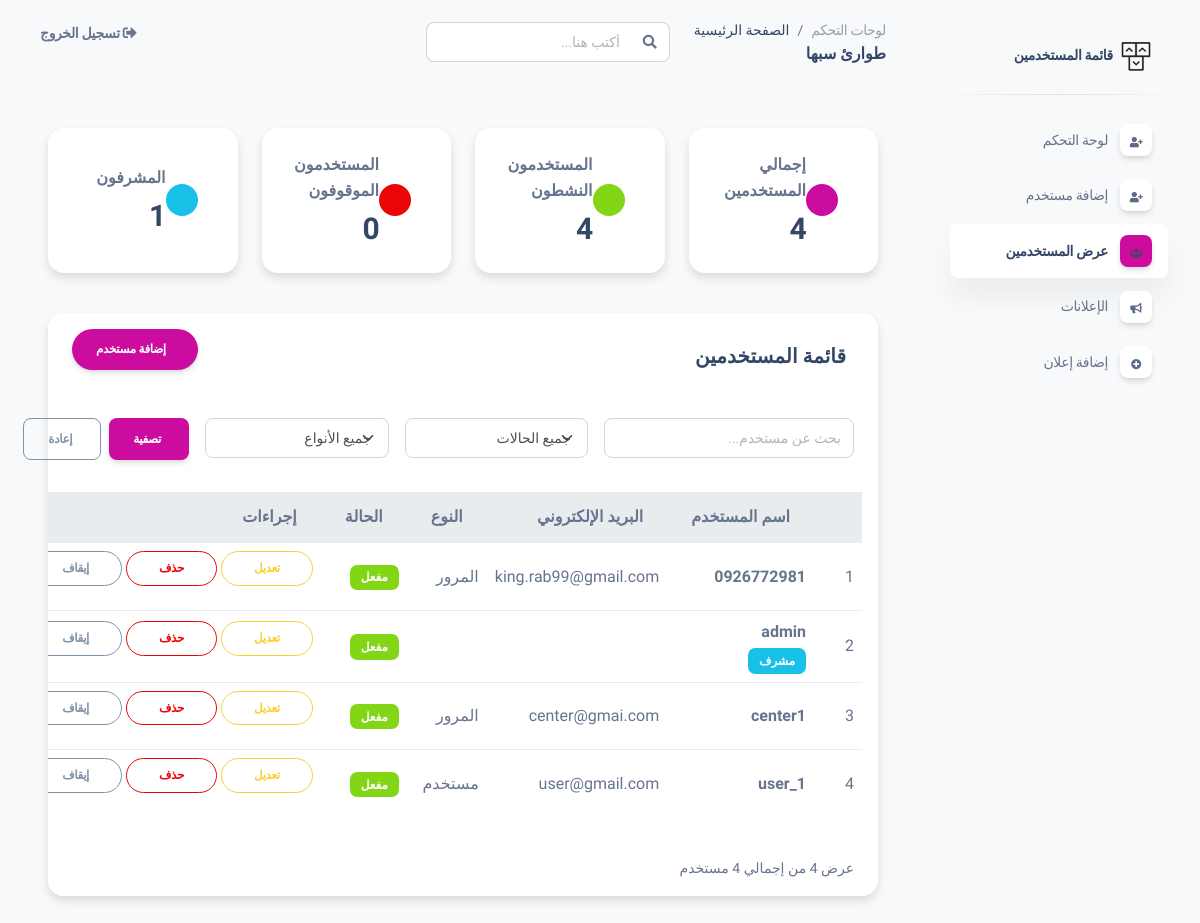
Screenshot of /api/users/ (signed in) with the database file from the repository.
### Main/models.py (models this page shows, shortened)
class CustomUser(AbstractUser):
    REPORT_TYPE_CHOICES = [
        ("traffic", "المرور"),     # بلاغ مروري
        ("help", "النجدة"),           # طلب مساعدة
        ("ambulance", "الاسعاف"),
         ('fire','المطافئ'),
          ('user','مستخدم') # طلب إسعاف
    ]
    USER_ROLE_CHOICES = [
        ('admin', 'مدير نظام'),
        ('emergency_admin', 'مشرف طوارئ'),  # مثل مدير مرور - إسعاف
        ('emergency_center', 'مركز طوارئ'),  # نقطة تابعة للمشرف
        ('user', 'مستخدم عادي'),
    ]
    user_type =models.CharField(choices=USER_ROLE_CHOICES, max_length=50,null=True,blank=True)
    type = models.CharField(choices=REPORT_TYPE_CHOICES,max_length=50)

### Main/views.py (the view, shortened to what this page needs)
# urls.py: path('users/', user_list, name='user_list'),
@login_required
@superuser_required
def user_list(request):
    users = CustomUser.objects.all().order_by('username')
    filter_form = UserFilterForm(request.GET or None)
    type_choices = CustomUser._meta.get_field('type').choices
    return render(request, 'users/user_list.html', {'users': users,'filter_form': filter_form,
        'type_choices': type_choices,
        'active_count': CustomUser.objects.filter(is_active=True).count(),
        'inactive_count': CustomUser.objects.filter(is_active=False).count(),
        'superuser_count': CustomUser.objects.filter(is_superuser=True).count(),})

### Main/forms.py
class UserFilterForm(forms.Form):
    STATUS_CHOICES = (
        ('', 'جميع الحالات'),
        ('active', 'مفعل'),
        ('inactive', 'موقوف'),
    )
    search = forms.CharField(
        required=False,
        widget=forms.TextInput(attrs={
            'class': 'form-control',
            'placeholder': 'بحث عن مستخدم...',
            'autofocus': True,
        })
    )
    status = forms.ChoiceField(
        choices=STATUS_CHOICES,
        required=False,
        widget=forms.Select(attrs={
            'class': 'form-select',
        })
    )
    type = forms.ChoiceField(
        choices=(),
        required=False,
        widget=forms.Select(attrs={
            'class': 'form-select',
        })
    )
    def __init__(self, *args, **kwargs):
        super().__init__(*args, **kwargs)
        self.fields['type'].choices = [('', 'جميع الأنواع')] + list(CustomUser._meta.get_field('type').choices)

### Main/views.py (called while the page is built)
def superuser_required(view_func):
    return user_passes_test(lambda u: u.is_superuser)(view_func)

### templates/users/user_list.html (shortened to what this page needs)
{% extends "base.html" %}
{% load static %}
{% block title %}قائمة المستخدمين{% endblock %}
{% block content %}
<div class="container-fluid py-4">
  <div class="row mb-4">
    <div class="col-lg-3 col-md-6 mb-3">
      <div class="card border-0 shadow-sm h-100">
        <div class="card-body d-flex align-items-center">
          <div class="rounded-circle bg-primary p-3 me-3">
          </div>
          <div>
            <h6 class="text-muted mb-1">إجمالي المستخدمين</h6>
            <h3 class="mb-0">{{ users|length }}</h3>
          </div>
        </div>
      </div>
    </div>
    <div class="col-lg-3 col-md-6 mb-3">
      <div class="card border-0 shadow-sm h-100">
        <div class="card-body d-flex align-items-center">
          <div class="rounded-circle bg-success p-3 me-3">
          </div>
          <div>
            <h6 class="text-muted mb-1">المستخدمون النشطون</h6>
            <h3 class="mb-0">{{ active_count }}</h3>
          </div>
        </div>
      </div>
    </div>
    <div class="col-lg-3 col-md-6 mb-3">
      <div class="card border-0 shadow-sm h-100">
        <div class="card-body d-flex align-items-center">
          <div class="rounded-circle bg-danger p-3 me-3">
          </div>
          <div>
            <h6 class="text-muted mb-1">المستخدمون الموقوفون</h6>
            <h3 class="mb-0">{{ inactive_count }}</h3>
          </div>
        </div>
      </div>
    </div>
    <div class="col-lg-3 col-md-6 mb-3">
      <div class="card border-0 shadow-sm h-100">
        <div class="card-body d-flex align-items-center">
          <div class="rounded-circle bg-info p-3 me-3">
          </div>
          <div>
            <h6 class="text-muted mb-1">المشرفون</h6>
            <h3 class="mb-0">{{ superuser_count }}</h3>
          </div>
        </div>
      </div>
    </div>
  </div>
  <div class="card border-0 shadow-sm">
    <div class="card-header bg-white d-flex justify-content-between align-items-center py-3">
      <h5 class="mb-0 fw-bold">
        قائمة المستخدمين
      </h5>
      <a href="{% url 'add_user' %}" class="btn btn-primary rounded-pill px-4">
        إضافة مستخدم
      </a>
    </div>
    <div class="card-body pt-3 pb-0">
      <div class="filters-row">
        <form method="get" class="row g-3" id="filterForm">
          <div class="col-md-4">
            <div class="position-relative">
              {{ filter_form.search }}
            </div>
          </div>
          <div class="col-md-3">
            {{ filter_form.status }}
          </div>
          <div class="col-md-3">
            {{ filter_form.type }}
          </div>
          <div class="col-md-2">
            <div class="d-grid gap-2 d-md-flex">
              <button type="submit" class="btn btn-primary w-100">
                تصفية
              </button>
              <a href="{% url 'user_list' %}" class="btn btn-outline-secondary w-100">
                إعادة
              </a>
            </div>
          </div>
        </form>
      </div>
    </div>
    <div class="card-body px-0 pt-0 pb-2">
      <div class="table-responsive p-3">
        <table class="table align-items-center mb-0 table-hover">
          <thead class="bg-light">
            <tr>
              <th class="border-top-0" width="50"></th>
              <th class="border-top-0">اسم المستخدم</th>
              <th class="border-top-0">البريد الإلكتروني</th>
              <th class="border-top-0">النوع</th>
              <th class="border-top-0">الحالة</th>
              <th class="border-top-0">إجراءات</th>
            </tr>
          </thead>
          <tbody>
            {% for user in users %}
            <tr>
              <td>
                {% with forloop.counter|add:1 as color_index %}
                <div class="user-avatar" style="background-color: {{ color_index }}">
                  {{ forloop.counter }}
                </div>
                {% endwith %}
              </td>
              <td>
                <div class="d-flex flex-column">
                  <span class="fw-bold">{{ user.username }}</span>
                  {% if user.is_superuser %}
                    <span class="badge bg-info text-white mt-1" style="width: fit-content">مشرف</span>
                  {% endif %}
                </div>
              </td>
              <td>{{ user.email }}</td>
              <td>{{ user.get_type_display }}</td>
              <td>
                {% if user.is_active %}
                  <span class="badge bg-success text-white status-badge">مفعل</span>
                {% else %}
                  <span class="badge bg-danger text-white status-badge">موقوف</span>
                {% endif %}
              </td>
              <td class="action-buttons">
                <a href="{% url 'edit_user' user.id %}" class="btn btn-sm btn-outline-warning rounded-pill">
                   تعديل
                </a>
                <button type="button" class="btn btn-sm btn-outline-danger rounded-pill" data-bs-toggle="modal" data-bs-target="#deleteModal{{ user.id }}">
                   حذف
                </button>
                <a href="{% url 'toggle_user' user.id %}" class="btn btn-sm btn-outline-secondary rounded-pill">
                  {% if user.is_active %}
                     إيقاف
                  {% else %}
                    <i class="bi bi-play-fill"></i> تفعيل
                  {% endif %}
                </a>
              </td>
            </tr>
            {% endfor %}
          </tbody>
        </table>
      </div>
    </div>
    <div class="card-footer bg-white py-3">
      <div class="row align-items-center">
        <div class="col-md-6 small text-muted">
          عرض {{ users|length }} من إجمالي {{ total_count|default:users|length }} مستخدم
        </div>
      </div>
    </div>
  </div>
</div>
{% endblock %}

### rows the page displays
CustomUser: username "0926772981", email "king.rab99@gmail.com", type "المرور", is_active "مفعل"
CustomUser: username "admin", is_superuser "مشرف", is_active "مفعل"
CustomUser: username "center1", email "center@gmai.com", type "المرور", is_active "مفعل"
CustomUser: username "user_1", email "user@gmail.com", type "مستخدم", is_active "مفعل"

### other values shown
{{ users|length }} "4"
{{ active_count }} "4"
{{ inactive_count }} "0"
{{ superuser_count }} "1"
{{ total_count|default:users|length }} "4"
